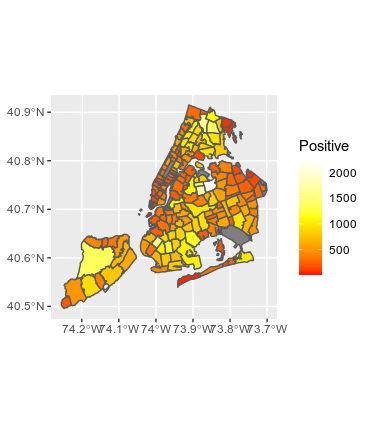

Recreate this plot in R.
rm(list = ls())

library(tidyverse)
library(sf)
library(ggmap)
library(rgdal)

# Some configuration parameters

IMAGE_DIR      <- "images/"
NYC_CORD       <- c(lon = -73.95, lat = 40.7)
NYC_ZOOM       <- 10
NYC_PATH_ZOOM  <- 12
BBOX_FACTOR    <- 2.5
MAP_STYLE      <- c(feature = "all", element = "labels", visibility = "off")
MAP_TYPE       <- "satellite"
HEATMAP_COLORS <- c("yellow","red")
ALPHA_MIN      <- 0.3
ALPHA_MAX      <- 0.7

# There must be a file called `.api_key` with the google maps API key
# to retrieve maps from google
API_KEY <- read_file(".api_key") %>% str_trim()
register_google(API_KEY)


### Just the district data without overlay
dists <- st_read("NYCZips/ZIP_CODE_040114.shp")

df.cases <- read.csv("tests-by-zcta.csv", stringsAsFactors = F) %>%
  mutate(MODZCTA = as.character(MODZCTA))

dists <- dists %>% left_join(df.cases, by = c("ZIPCODE" = "MODZCTA"))
# Impute missing data as zero
dists$Positive <- ifelse(is.na(dists$Positive),0,dists$Positive)

ggplot(dists, aes(fill=Positive)) + geom_sf() + scale_fill_gradientn(colors = HEATMAP_COLORS)

### Google map overlay

NYCmap = get_googlemap( NYC_CORD, zoom = NYC_ZOOM, style = MAP_STYLE, maptype = MAP_TYPE)
ggmap(NYCmap)

# Read Zipcode data in a format that can be overlayed
NYCZips <- readOGR("./NYCZips/") %>% spTransform(CRS("+proj=longlat +datum=WGS84"))
ggplot(data = NYCZips, aes(x = long, y = lat, group = group)) + geom_path()

# convert to a format in which case data can be merged in

# Rasters the shape data into a single dataframe and joins case data
df.cases.rastered  <- NYCZips %>%
  fortify(region = "ZIPCODE") %>%
  left_join(NYCZips@data, by = c("id" = "ZIPCODE")) %>%
  left_join(df.cases, by=c("id" = "MODZCTA"))

cases.max <- max(df.cases.rastered$Positive, na.rm = T)
df.cases.rastered$alpha <- ifelse(is.na(df.cases.rastered$Positive),0,(1-ALPHA_MIN)*df.cases.rastered$Positive/cases.max+ALPHA_MIN)

# Just the heatmap. Save as PNG so we can retain an alpha channel
ggplot(df.cases.rastered, aes(long, lat, group = group, fill = Positive, alpha = alpha)) +
  geom_polygon() +
  scale_fill_gradientn(colors = HEATMAP_COLORS) +
  scale_alpha_continuous(range=c(0, ALPHA_MAX)) +
  theme_minimal() +
  theme(legend.position = "none") +
  scale_x_continuous(name="",breaks = NULL) +
  scale_y_continuous(name="",breaks = NULL)
ggsave(paste0(IMAGE_DIR,"Heatmap_NYC_Full_No_Overlay_With_Alpha.png"))


# Full heatmap with overlay
ggmap(NYCmap) +
  geom_polygon(data=df.cases.rastered, aes(long, lat, group=group, fill=Positive, alpha=alpha)) +
  scale_fill_gradientn(colors = HEATMAP_COLORS) +
  scale_alpha_continuous(range=c(0, ALPHA_MAX)) +
  theme_minimal() +
  theme(legend.position = "none") +
  scale_x_continuous(name="",breaks = NULL) +
  scale_y_continuous(name="",breaks = NULL)
ggsave(paste0(IMAGE_DIR, "Heatmap_NYC_Full_No_Path.jpg"))

# retrieve the movement path
path <- readOGR("./path/","polylines9") %>% spTransform(CRS("+proj=longlat +datum=WGS84"))

bbox <- list(
  xlim = c(
    min(path@lines[[1]]@Lines[[1]]@coords[,1]),
    max(path@lines[[1]]@Lines[[1]]@coords[,1])),
  ylim = c(
    min(path@lines[[1]]@Lines[[1]]@coords[,2]),
    max(path@lines[[1]]@Lines[[1]]@coords[,2]))
  )

path.center <- c(mean(bbox$xlim),mean(bbox$ylim))

# stretch the bounding box to the required size
bbox <- list(
  xlim = c(
    path.center[1]-(path.center[1]-bbox$xlim[1])*BBOX_FACTOR,
    path.center[1]+(bbox$xlim[2]-path.center[1])*BBOX_FACTOR),
  ylim = c(
    path.center[2]-(path.center[2]-bbox$ylim[1])*BBOX_FACTOR,
    path.center[2]+(bbox$ylim[2]-path.center[2])*BBOX_FACTOR
  )
)



# Full heatmap with overlay and movement path
ggmap(NYCmap) +
  geom_polygon(data=df.cases.rastered, aes(long, lat, group=group, fill=Positive, alpha=alpha)) +
  geom_path(data=path, aes(long, lat), color="blue") +
  scale_fill_gradientn(colors=HEATMAP_COLORS) +
  scale_alpha_continuous(range=c(0, ALPHA_MAX)) +
  theme_minimal() +
  theme(legend.position = "none") +
  scale_x_continuous(name="",breaks = NULL) +
  scale_y_continuous(name="",breaks = NULL)
ggsave(paste0(IMAGE_DIR,"Heatmap_NYC_Full_With_Path.jpg"))

# Path only for overlay
ggplot(data=path, aes(long, lat), color="blue", width=3) +
  geom_path() +
  theme_minimal() +
  theme(legend.position = "none") +
  scale_x_continuous(name="",breaks = NULL) +
  scale_y_continuous(name="",breaks = NULL) +
  coord_equal(xlim = bbox$xlim, ylim = bbox$ylim)
ggsave(paste0(IMAGE_DIR,"Path_only.png"))

# Detailed view of the path

NYCmap.path = get_googlemap( path.center, zoom = NYC_PATH_ZOOM, style = MAP_STYLE, maptype = MAP_TYPE)
ggmap(NYCmap.path)

# Detailed heatmap data without overlay, PNG for alpha channel
ggplot(df.cases.rastered, aes(long, lat, group = group, fill = Positive, alpha = alpha)) +
  geom_polygon() +
  scale_fill_gradientn(colors = HEATMAP_COLORS) +
  scale_alpha_continuous(range=c(0, ALPHA_MAX)) +
  theme_minimal() +
  theme(legend.position = "none") +
  scale_x_continuous(name="",breaks = NULL) +
  scale_y_continuous(name="",breaks = NULL) +
  coord_equal(xlim = bbox$xlim, ylim = bbox$ylim)
ggsave(paste0(IMAGE_DIR,"Heatmap_NYC_Detailed_No_Overlay_With_Alpha.png"))

# Detailed heatmap with overlay
ggmap(NYCmap.path) +
  geom_polygon(data=df.cases.rastered, aes(long, lat, group=group, fill=Positive, alpha=alpha)) +
  scale_fill_gradientn(colors = HEATMAP_COLORS) +
  scale_alpha_continuous(range=c(0, ALPHA_MAX)) +
  theme_minimal() +
  theme(legend.position = "none") +
  scale_x_continuous(name="",breaks = NULL) +
  scale_y_continuous(name="",breaks = NULL) +
  coord_equal(xlim = bbox$xlim, ylim = bbox$ylim)
ggsave(paste0(IMAGE_DIR,"Heatmap_NYC_Detailed_No_Path.jpg"))

# Detailed heatmap with overlay and path
ggmap(NYCmap.path) +
  geom_polygon(data=df.cases.rastered, aes(long, lat, group=group, fill=Positive, alpha=alpha)) +
  geom_path(data=path, aes(long, lat), color="blue", size=1.5) +
  scale_fill_gradientn(colors = HEATMAP_COLORS) +
  scale_alpha_continuous(range=c(0, ALPHA_MAX)) +
  theme_minimal() +
  theme(legend.position = "none") +
  scale_x_continuous(name="",breaks = NULL) +
  scale_y_continuous(name="",breaks = NULL) +
  coord_equal(xlim = bbox$xlim, ylim = bbox$ylim)
ggsave(paste0(IMAGE_DIR,"Heatmap_NYC_Detailed_With_Path.jpg"))